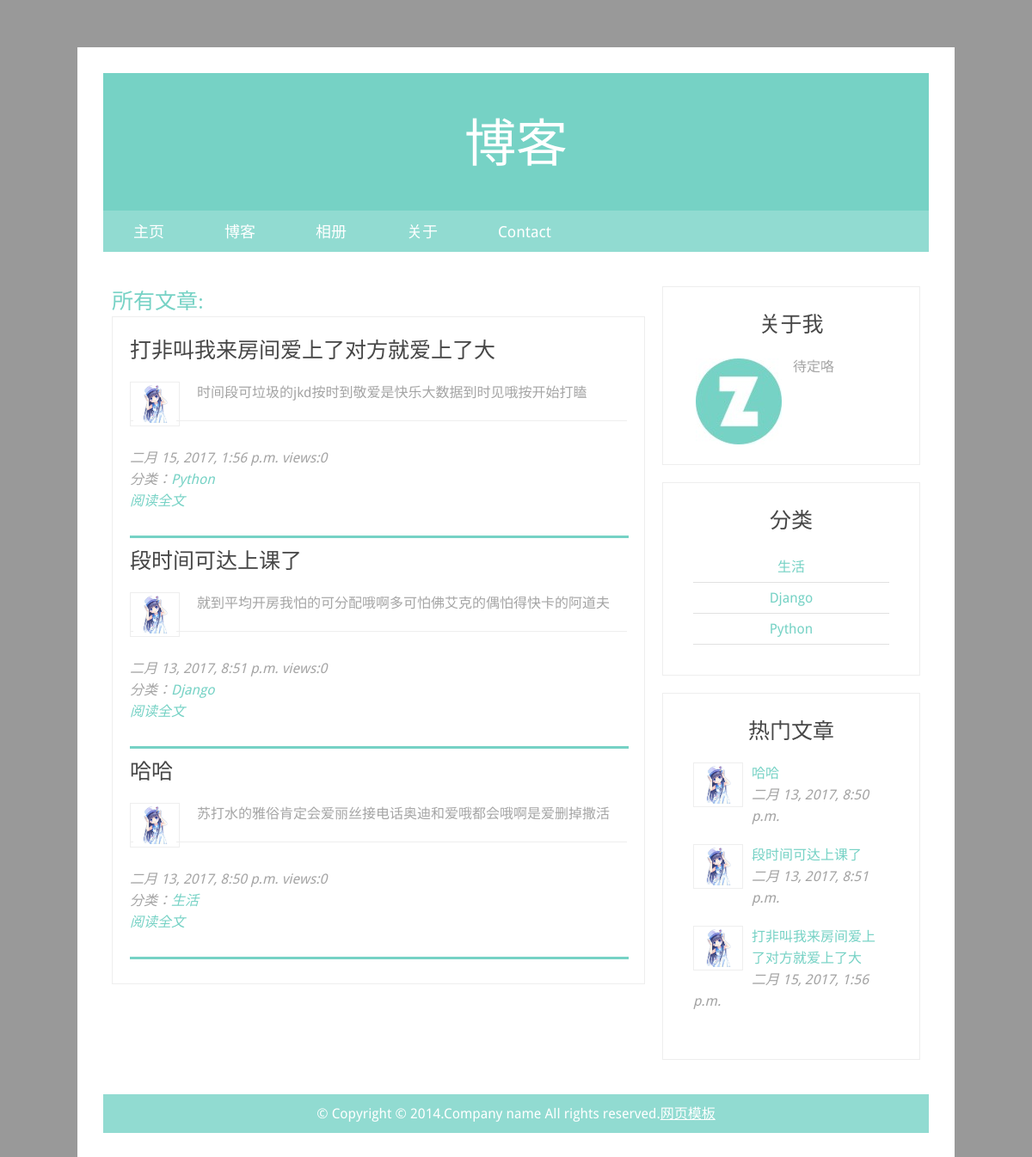
The page /index/blog/ on the database as committed earlier.
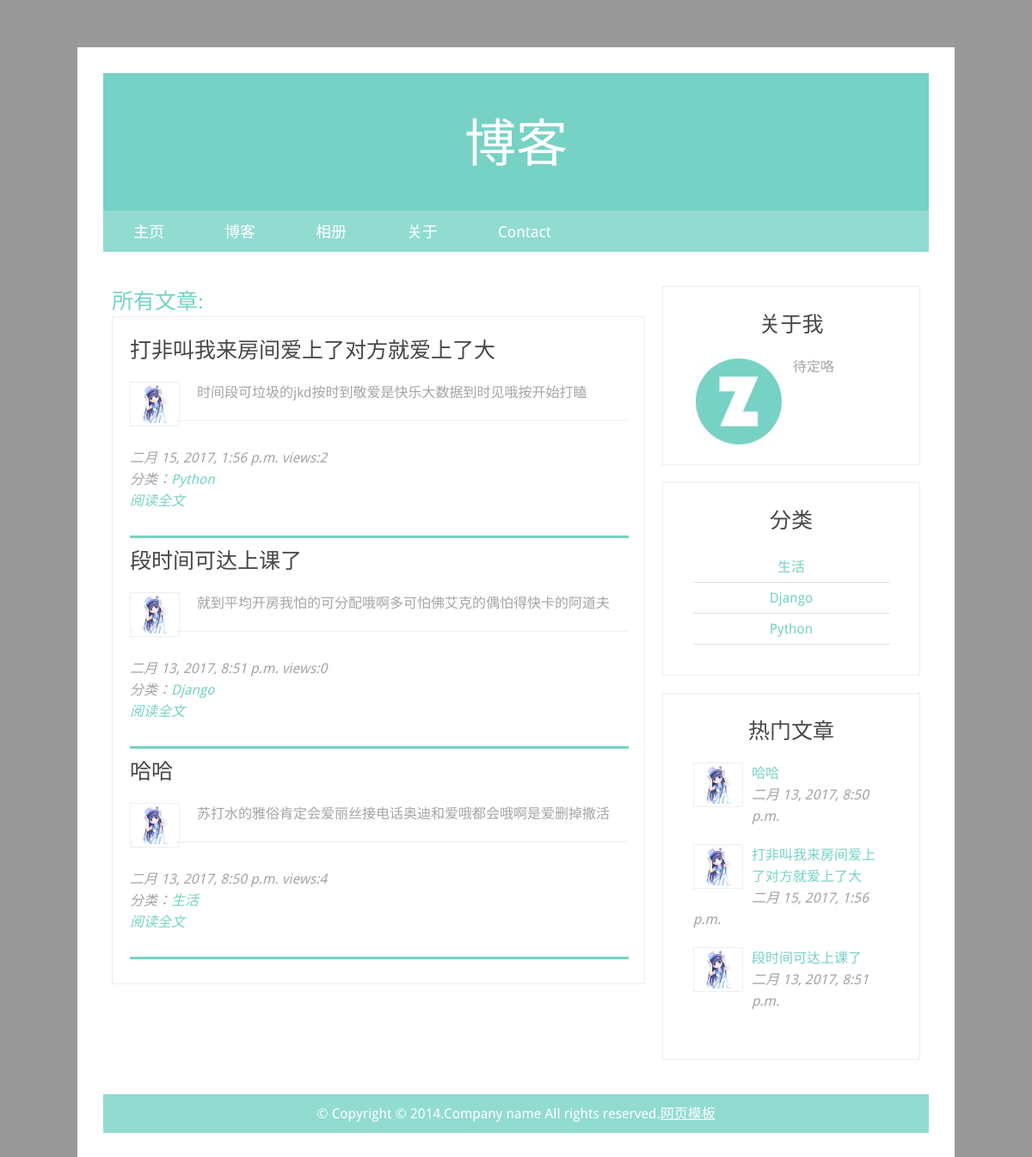
The same page on the database as committed later.
### blogs/models.py (models this page shows, shortened)
class Page(models.Model):
	category = models.ForeignKey(Category)
	title = models.CharField(max_length=128)
	views = models.IntegerField(default=0)
	context = models.TextField()
	picture = models.ImageField(upload_to='profile_images',blank=True)
	time = models.DateTimeField(auto_now_add=True, editable=True)

class Category(models.Model):
	name = models.CharField(max_length=128,unique=True)

### blogs/views.py (the view)
# urls.py: url(r'^category/(?P<name_list>[\w\-]+)/$',views.a,{'func':'category'},name='category'),
def a (request,func,name_list):
	context_dict = {}
	category_list = Category.objects.all()
	context_dict['categories'] = category_list
	page_view = Page.objects.order_by('-views')[:5]
	context_dict['pages_view'] = page_view
	func_name = eval(func)  #用来计算在字符串中的有效Python表达式,并返回一个对象
	if func =='blog' or func =='index':
		return func_name(request,context_dict)
	else:
		return func_name(request,name_list,context_dict)

### blogs/views.py (called while the page is built)
def blog(request,context_dict):
	page = Page.objects.order_by('-time')
	context_dict['pages']=page
	return render(request,'blog/blog.html',context_dict)

### template/blog/blog.html
{% extends 'base.html' %}
{% load static %}
{% block content %}
<section id="content">
	<div class="wrap-content">
		<div class="row block">
			<div id="main-content" class="col-2-3">
				<div class="wrap-col">
				<h1><font color="#76D2C5" face ="黑体">所有文章:</font></h1>
					<article>
				{% if pages %}
				{% for page in pages%}
							<h3><a href="{% url 'goto' %}?page_id={{page.id}}">{{ page.title }}</a></h3>
						<div class="content">
							<img src=" /media/{{page.picture}}" width="50px"/>
							<p>{{page.context|truncatechars_html:30 | safe }}</p>
						</div>
						<div class="info">
							<p>{{page.time}} views:{{page.views}} <br /> 分类：<a href="{% url 'category' page.category.name %}">{{page.category.name }}</a><br />
							<a href="{% url 'goto' %}?page_id={{page.id}}">阅读全文</a></p>
						</div>
<HR style="FILTER: alpha(opacity=100,finishopacity=0,style=3)" width="100%" color=#76D2C5 SIZE=3>
						{%endfor%}
						{%endif%}
				</div>
			</div>
{% endblock %}

### template/base.html (shortened to what this page needs)
﻿<!DOCTYPE html>
{% load static %}
<head>
  	<link rel="stylesheet" href="{% static "css/zerogrid.css" %}">
	<link rel="stylesheet" href="{% static "css/style.css" %}">
    <link rel="stylesheet" href="{% static "css/responsive.css"%}">
</head>
<body>
<div class="wrap-body zerogrid">
<header>
	<div class="wrap-header">
		<div id="logo">
			<h1>博客</h1>
		</div>
		<nav>
			<div class="wrap-nav">
				<div class="menu">
					<ul>
						<li><a href="{% url 'index' %}">主页</a></li>
						<li><a href="{% url 'blog' %}">博客</a></li>
						<li><a href="blog.html">相册</a></li>
						<li><a href="blog.html">关于</a></li>
						<li><a href="#">Contact</a></li>
					</ul>
				</div>
			</div>
		</nav>
	</div>
</header>
{% block content %}{% endblock %}
			<div id="sidebar" class="col-1-3">
				<div class="wrap-col">
					<div class="box">
						<div class="heading"><h2>关于我</h2></div>
						<div class="content">
							<img src="{% static "images/zerotheme.jpg"%}" style="border: 0px;"/>
							<p>待定咯</p>
						</div>
					</div>
					<div class="box">
						<div class="heading"><h2>分类</h2></div>
						<div class="content">
							<ul>
							{% for cat in categories %}
								<li><a href="{% url 'category' cat.name %}">{{cat.name}}</a></li>
							{% endfor %}
							</ul>
						</div>
					</div>
					<div class="box">
						<div class="heading"><h2>热门文章</h2></div>
						<div class="content">
							{% for page in pages_view %}
							<div class="post">
								<img src=" /media/{{page.picture}}" width="50px" height="25px" />
								<h4><a href="{% url 'goto' %}?page_id={{page.id}}">{{page.title}}</a></h4>
								<p>{{page.time}}</p>
							</div>
							{% endfor %}
						</div>
					</div>
				</div>
			</div>
		</div>
	</div>
</section>
	<div class="copyright">
		<p>&copy; Copyright &copy; 2014.Company name All rights reserved.<a target="_blank" href="http://sc.chinaz.com/moban/">&#x7F51;&#x9875;&#x6A21;&#x677F;</a></p>
	</div>
</div>
</body>
</html>

Rows that differ between the two databases and show on the page:
changed Page "打非叫我来房间爱上了对方就爱上了大": views "0" → "2"; moves up the list
changed Page "哈哈": views "0" → "4"
